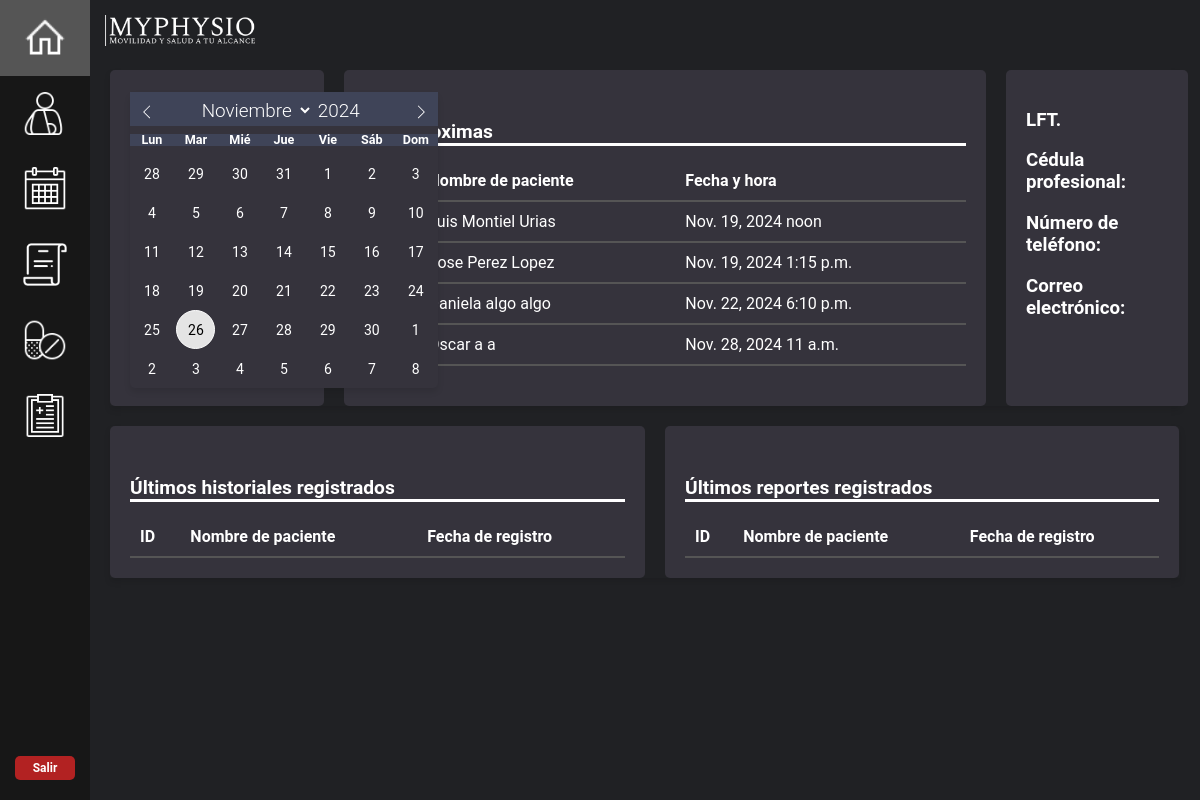
Before: /home/ with the older database file.
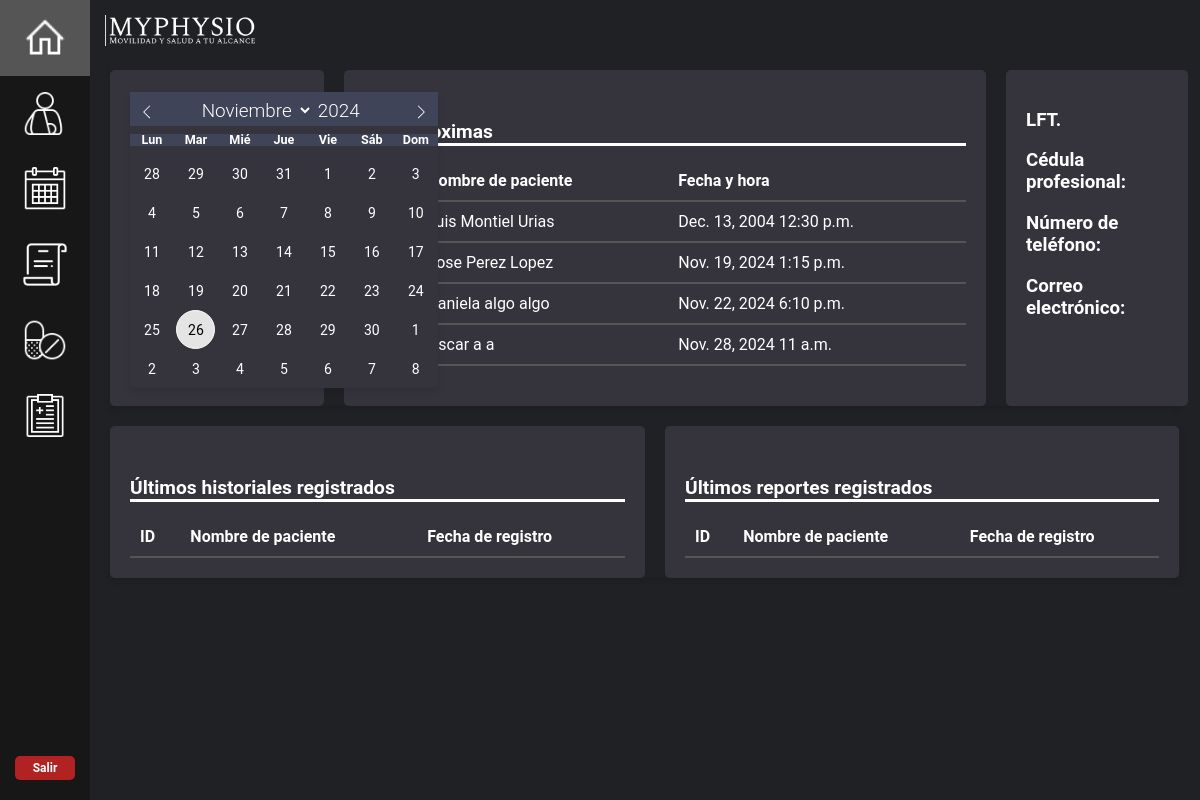
After: the same page with the newer database file.
### mainapp/models.py (models this page shows, shortened)
class Citas(models.Model):
    paciente = models.ForeignKey(Paciente, on_delete=models.CASCADE, blank=False, null=False)
    fecha = models.DateField()
    hora = models.TimeField(auto_now=False, auto_now_add=False)

class Paciente(models.Model):
    nombre = models.CharField(max_length=50)
    apellido_paterno = models.CharField(max_length=50)
    apellido_materno = models.CharField(max_length=50)
    edad = models.IntegerField()
    sexo = models.CharField(max_length=50, blank=True, null=True)
    direccion = models.CharField(max_length=50, blank=True, null=True)
    telefonoP = models.IntegerField(blank=True, null=True)
    emailP = models.EmailField(blank=True, null=True)
    sintomas = models.CharField(max_length=50, blank=True, null=True)
    frecuencia_dolor = models.CharField(max_length=50, blank=True, null=True)
    act_causante = models.CharField(max_length=50, blank=True, null=True)
    descripcion_dolor = models.CharField(max_length=50, blank=True, null=True)
    intensidad_dolor = models.CharField(max_length=50, blank=True, null=True)
    tratamiento = models.CharField(max_length=50, blank=True, null=True)
    lesiones = models.CharField(max_length=50, blank=True, null=True)
    condicion = models.CharField(max_length=50, blank=True, null=True)
    tratamientos_previos = models.CharField(max_length=50, blank=True, null=True)
    medicacion_actual = models.CharField(max_length=50, blank=True, null=True)
    peso = models.IntegerField(blank=True, null=True)
    altura = models.IntegerField(blank=True, null=True)
    rango_mov = models.IntegerField(blank=True, null=True)
    presion = models.CharField(max_length=50, blank=True, null=True)
    ocupacion = models.CharField(max_length=50, blank=True, null=True)
    act_fisica = models.CharField(max_length=50, blank=True, null=True)
    descanso = models.CharField(max_length=50, blank=True, null=True)
    alimentacion = models.CharField(max_length=50, blank=True, null=True)
    def __str__(self):
        return self.nombre + ' ' + self.apellido_paterno + ' ' + self.apellido_materno

### mainapp/views.py (the view)
# urls.py: path("home/", views.home, name="home"),
def home(request):
    info_citas = Citas.objects.all
    return render(request, "./home.html", {'all': info_citas})

### mainapp/templates/home.html (shortened to what this page needs)
{% extends "dashboard_home.html" %}
{% load static %}
{% block extra_css %}
<link rel="stylesheet" href="{% static 'flatpickr.min.css' %}">
<link rel="stylesheet" href="{% static 'flatpickr.dark.min.css' %}">
{% endblock %}
{% block content %}
<div class="home-container">
    <div class="home-group">
        <div class="calendar-container">
            <input style="display:none;"type="text" class="calendar-input" id="calendar" placeholder="Selecciona una fecha" readonly>
        </div>
    </div>
    <div class="home-group">
        <div class="section-title">Citas proximas</div>
        <table>
            <thead>
                <tr>
                    <th>ID</th>
                    <th>Nombre de paciente</th>
                    <th>Fecha y hora</th>
                </tr>
            </thead>
            <tbody id="tabla-citas-proximas">
                {% for item in all %}
                <tr>
                    <td>{{ item.id }}</td>
                    <td>{{ item.paciente }}</td>
                    <td>{{ item.fecha }} {{item.hora}}</td>
                  </tr>
                {% endfor %}
            </tbody>
        </table>
    </div>
    <div class="home-group">
        <div class="doctor-info">
            <h3>LFT.</h3>
            <h3>Cédula profesional:</h3>
            <h3>Número de teléfono:</h3>
            <h3>Correo electrónico:</h3>
        </div>
    </div>
</div>
<div class="ultimos">
    <div class="home-group">
        <div class="section-title">Últimos historiales registrados</div>
        <table>
            <thead>
                <tr>
                    <th>ID</th>
                    <th>Nombre de paciente</th>
                    <th>Fecha de registro</th>
                </tr>
            </thead>
        </table>
    </div>
    <div class="home-group">
        <div class="section-title">Últimos reportes registrados</div>
        <table>
            <thead>
                <tr>
                    <th>ID</th>
                    <th>Nombre de paciente</th>
                    <th>Fecha de registro</th>
                </tr>
            </thead>
        </table>
    </div>
</div>
{% endblock %}

### mainapp/templates/dashboard_home.html (shortened to what this page needs)
{% load static %}
<!DOCTYPE html>
<html lang="es">
<link rel="stylesheet" href="{% static 'styles.css' %}">
<head>
  {% block extra_css %}{% endblock %}
</head>
    <body>
        {% block side_nav %}
        <div class="sidebar">
            <a href="/home" class="icons"> <img src="{% static 'assets/home.png' %}"></a>
            <a href="/pacientes" class="icons"> <img src="{% static 'assets/paciente.png' %}"></a>
            <a href="/citas" class="icons"> <img src="{% static 'assets/calendario.png' %}"></a>
            <a href="/historial" class="icons"> <img src="{% static 'assets/reporte.png' %}"></a>
            <a href="/recetas" class="icons"> <img src="{% static 'assets/pildoras.png' %}"></a>
            <a href="/reportemedico" class="icons"> <img src="{% static 'assets/historial.png' %}"></a>
            <form class="logout" action="{% url 'index' %}" method = "POST">
            <button class="logout-button" aria-label="User Logout" title="User Logout">Salir</button>
            </form>
        </div>
        <a href="/"> <img class="logo" src="{% static 'assets/logo1.png' %}"> <a/>
        {% endblock %}
        <div class="main-container">
          {% block content %}
          {% endblock %}
        </div>
    </body>
</html>

### mystaticfiles/styles.css (style rules this page uses)
* { font-family: 'Roboto'; }
body { display: flex; flex-direction: column; margin: 0; min-height: 100vh; color: white; background-color: #202124; }
.home-container { margin-top: 50px; display: grid; grid-template-columns: 20% 60% 17%; gap: 20px; margin-bottom: 20px; box-shadow: 0 4px 6px rgba(0, 0, 0, 0.1); }
.ultimos { display: grid; grid-template-columns: 50% 48%; gap: 20px; margin-bottom: 20px; box-shadow: 0 4px 6px rgba(0, 0, 0, 0.1); }
.home-group { background-color: #35333C; border-radius: 5px; padding: 20px; }
.home-group .section-title { font-size: 1.2em; font-weight: bold; margin-bottom: 15px; border-bottom: 3px solid #ffff; }
.calendar-container { position: relative; max-width: 500px; }
table { width: 100%; border-collapse: collapse; margin-top: 15px; }
th, td { text-align: left; padding: 10px; border-bottom: 2px solid #555; }
th { font-weight: bold; }
.section-title { margin: 30px 0 20px; border-bottom: 3px solid #555; }

### mainapp/templates/dashboard_home.html (style rules this page uses)
body { margin: 0; font-family: "Roboto"; color: white; background-color: #202124; }
.sidebar { margin: 0; padding: 0; width: 90px; background-color: #171717; position: fixed; height: 100%; overflow: auto; z-index: 1000; }
.sidebar .icons { display: block; color: white; padding: 16px; text-decoration: none; }
.main-container { margin-left: 90px; padding: 20px; min-height: calc(100vh - 80px); position: relative; }
img { width:75%; display:block; margin-left:auto; margin-right:auto; }
.logout-button { position: fixed; bottom: 20px; display: block; margin-left: 15px; margin-right: 15px; color: white; font-weight: bold; font-size: 12px; background-color: #B22222; border-radius: 5px; border: none; padding: 5px 5px; min-width: 60px; cursor: pointer; transition: all 0.3s ease 0s; }
.logo { width: 150px; position:absolute; top: 15px; left: 105px; z-index: 900; }

Changed rows visible on the page:
changed Citas "Luis Montiel Urias": fecha "Nov. 19, 2024" → "Dec. 13, 2004"; hora "noon" → "12:30 p.m."
